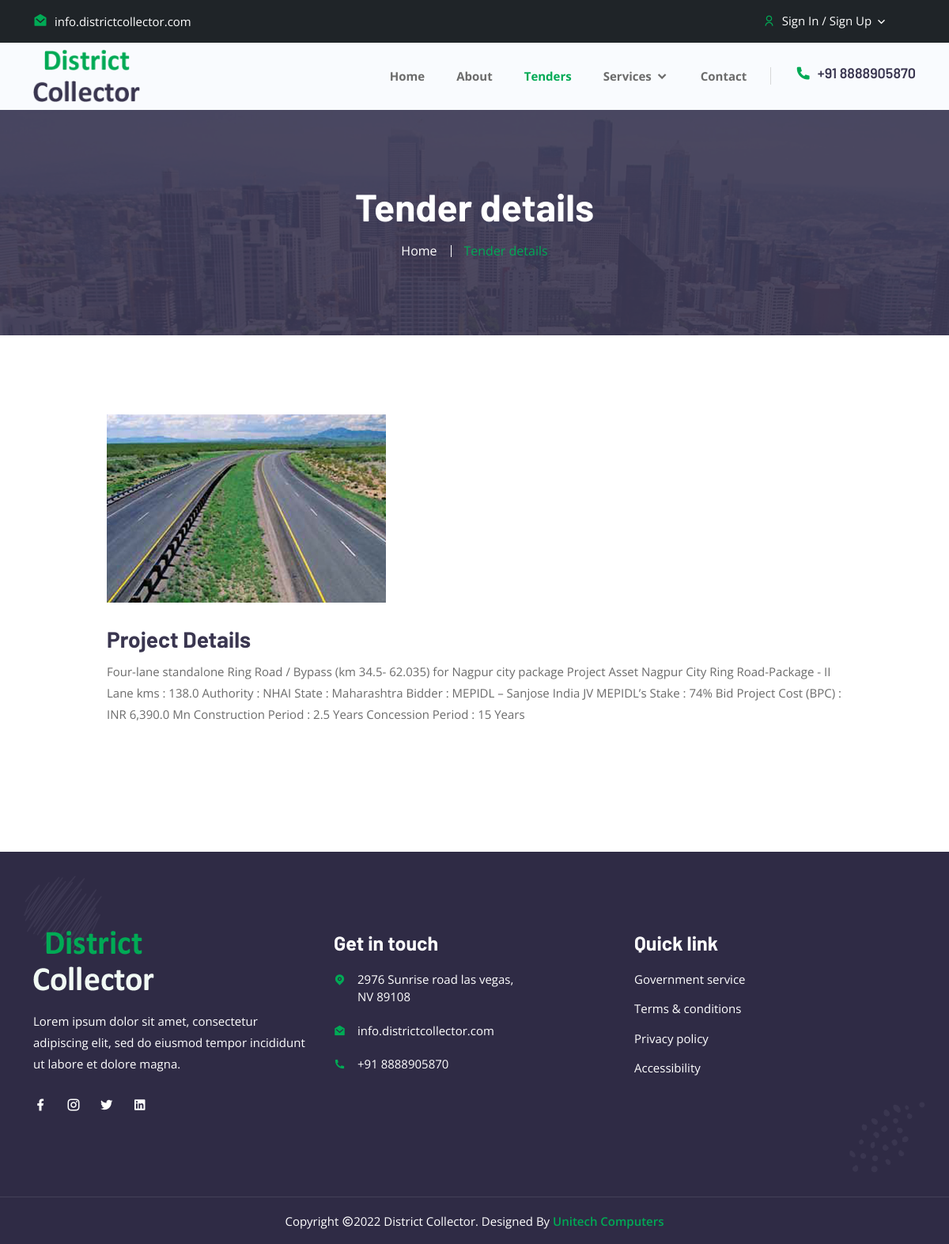
Screenshot of /project-details.php?id=5 with the database file from the repository.
### tables this page shows
CREATE TABLE `tbl_tender` (
  `id` int(255) NOT NULL,
  `title` varchar(500) NOT NULL,
  `images` varchar(500) NOT NULL,
  `headings` varchar(500) NOT NULL,
  `description` text NOT NULL
);

### project-details.php (the view, shortened to what this page needs)
<?php
require('connection.php');
$tender_id=$_GET['id'];
$view=mysqli_query($con, "select * from tbl_tender where id='$tender_id' ");
?>
<!doctype html>
<html lang="zxx">
<head>
		<link rel="stylesheet" href="assets/css/bootstrap.min.css">
		<link rel="stylesheet" href="assets/css/owl.theme.default.min.css">
		<link rel="stylesheet" href="assets/css/owl.carousel.min.css">
		<link rel="stylesheet" href="assets/css/remixicon.css">
		<link rel="stylesheet" href="assets/css/flaticon.css">
		<link rel="stylesheet" href="assets/css/meanmenu.min.css">
		<link rel="stylesheet" href="assets/css/animate.min.css">
		<link rel="stylesheet" href="assets/css/magnific-popup.min.css">
		<link rel="stylesheet" href="assets/css/odometer.min.css">
		<link rel="stylesheet" href="assets/css/date-picker.min.css">
		<link rel="stylesheet" href="assets/css/style.css">
		<link rel="stylesheet" href="assets/css/responsive.css">
		<link rel="stylesheet" type="text/css" href="https://cdnjs.cloudflare.com/ajax/libs/font-awesome/5.15.3/css/all.min.css">
    <link rel="stylesheet" type="text/css" href="https://cdnjs.cloudflare.com/ajax/libs/font-awesome/5.15.3/css/brands.min.css">
    <link rel="stylesheet" type="text/css" href="https://cdnjs.cloudflare.com/ajax/libs/font-awesome/5.15.3/css/fontawesome.min.css">
    </head>
    <body>
		<header class="header-area">
			<div class="top-header">
				<div class="container">
					<div class="row align-items-center">
						<div class="col-lg-6 col-md-6">
							<ul class="header-left-content">
								<li>
									<a href="https://templates.envytheme.com/cdn-cgi/l/email-protection#5e373038311e2937353730703d3133">
										<i class="ri-mail-open-fill"></i>
										<span class="__cf_email__" >info.districtcollector.com</span>
									</a>
								</li>
							</ul>
						</div>
						<div class="col-lg-6 col-md-6">
							<div class="header-right-content">
										<?php
											if($_SESSION['USER_LOGIN']){?>
											<ul class="my-account">
											<li>
												<a href="#" class="dropdown-control">
													<i class="ri-user-line"></i>
													My account
													<i class="ri-arrow-down-s-line"></i>
												</a>
											<ul class="my-account-link">
												<li>
													<a href="documents.php">
														My Documents
													</a>
												</li>
												<li>
													<a href="mycomplaints.php">
														My Complaints
													</a>
												</li>
												<li>
													<a href="changepassword.php">
														Change Password
													</a>
												</li>
												<li>
													<a href="logout.php">
														Logout
													</a>
												</li>
											</ul>
											</li>
										</ul>
										<?php }else{
										?>
										<ul class="my-account">
									<li>
										<a href="#" class="dropdown-control">
											<i class="ri-user-line"></i>
											Sign In / Sign Up
											<i class="ri-arrow-down-s-line"></i>
										</a>
										</li>
										</ul>
										<?php }
										?>
							</div>
						</div>
					</div>
				</div>
			</div>
			<div class="navbar-area">
                <div class="desktop-nav">
                    <div class="container">
                        <nav class="navbar navbar-expand-md navbar-light">
                            <a class="navbar-brand" href="index.html">
                                <img src="assets/images/logo.png" alt="logo">
                            </a>
                            <div class="collapse navbar-collapse mean-menu" id="navbarSupportedContent">
                                <ul class="navbar-nav">
								<li class="nav-item">
										<a href="index.php" class="nav-link">
											Home
										</a>
									</li>
									<li class="nav-item">
										<a href="about.php" class="nav-link">About</a>
									</li>
									<li class="nav-item">
										<a href="projects.php" class="nav-link active">
											Tenders
										</a>
									</li>
									<li class="nav-item">
										<a href="#" class="nav-link">
											Services
											<i class="ri-arrow-down-s-line"></i>
										</a>
									</li>
                                    <li class="nav-item">
										<a href="contact.php" class="nav-link">Contact</a>
									</li>
                                </ul>
                                <div class="others-options">
									<ul>
										<li>
											<a href="tel:+1-(514)-312-5678" class="call">
												<i class="ri-phone-fill"></i>
												+91 8888905870
											</a>
										</li>
									</ul>
                                </div>
                            </div>
                        </nav>
                    </div>
				</div>
            </div>
		</header>
		<div class="page-title-area bg-20">
			<div class="container">
				<div class="page-title-content">
					<h2>Tender details</h2>
					<ul>
						<li>
							<a href="index.html">
								Home
							</a>
						</li>
						<li class="active">Tender details</li>
					</ul>
				</div>
			</div>
		</div>
		<?php $row = mysqli_fetch_array($view);
                        ?>
		<section class="project-details-area ptb-100">
			<div class="container">
				<div class="project-details-content">
					<div class="services-content">
						<img src="tenders/<?php echo $row['images']?>" alt="Image">
					</div>
					<div class="services-content">
						<h3><?php echo $row['headings']?></h3>
						<p><?php echo $row['description']?></p>
					</div>
				</div>
			</div>
		</section>
		<footer class="footer-area pt-100 pb-70">
			<div class="container">
				<div class="row">
					<div class="col-lg-4 col-md-6">
						<div class="single-footer-widget single-bg">
							<a href="index.html" class="logo">
								<img src="assets/images/white-logo.png" alt="Image">
							</a>
							<p>Lorem ipsum dolor sit amet, consectetur adipiscing elit, sed do eiusmod tempor incididunt ut labore et dolore magna.</p>
							<ul class="social-icon">
								<li>
									<a href="https://www.facebook.com/" target="_blank">
										<i class="ri-facebook-fill"></i>
									</a>
								</li>
								<li>
									<a href="https://www.instagram.com/" target="_blank">
										<i class="ri-instagram-line"></i>
									</a>
								</li>
								<li>
									<a href="https://twitter.com/" target="_blank">
										<i class="ri-twitter-fill"></i>
									</a>
								</li>
								<li>
									<a href="https://twitter.com/" target="_blank">
										<i class="ri-linkedin-box-fill"></i>
									</a>
								</li>
							</ul>
						</div>
					</div>
					<div class="col-lg-4 col-md-6">
						<div class="single-footer-widget">
							<h3>Get in touch</h3>
							<ul class="address">
								<li>
									<i class="ri-map-pin-fill"></i>
									2976 Sunrise road las vegas, <br> NV 89108
								</li>
								<li>
									<i class="ri-mail-open-fill"></i>
									<a href="mailto:info.districtcollector.com"><span class="__cf_email__" >info.districtcollector.com</span></a>
								</li>
								<li class="location">
									<i class="ri-phone-fill"></i>
									<a href="tel:+1-(514)-312-5678">+91 8888905870</a>
								</li>
							</ul>
						</div>
					</div>
					<div class="col-lg-4 col-md-6">
						<div class="single-footer-widget">
							<h3>Quick link</h3>
							<ul class="import-link">
								<li>
									<a href="#">Government service</a>
								</li>
								<li>
									<a href="#">Terms & conditions</a>
								</li>
								<li>
									<a href="#">Privacy policy</a>
								</li>
								<li>
									<a href="#">Accessibility</a>
								</li>
							</ul>
						</div>
					</div>
				</div>
			</div>
			<div class="shape footer-shape-1">
				<img src="assets/images/footer-shape-1.png" alt="Image">
			</div>
			<div class="shape footer-shape-2">
				<img src="assets/images/footer-shape-2.png" alt="Image">
			</div>
		</footer>
		<div class="copy-right-area">
			<div class="container">
				<p>
					Copyright <i class="ri-copyright-line"></i>2022 District Collector. Designed By
					<a href="#">Unitech Computers</a>
				</p>
			</div>
		</div>
    </body>
</html>

### rows the page displays
tbl_tender: images (picture), headings "Project Details", description "Four-lane standalone Ring Road / Bypass (km 34.5- 62.035) for Nagpur city package Project Asset Nagpur City Ring Road-Package - II Lane kms : 138.0 Authority : NHAI State : Maharashtra Bidder : MEPIDL – Sanjose India JV MEPIDL’s Stake : 74% Bid Project Cost (BPC) : INR 6,390.0 Mn Construction Period : 2.5 Years Concession Period : 15 Years"
